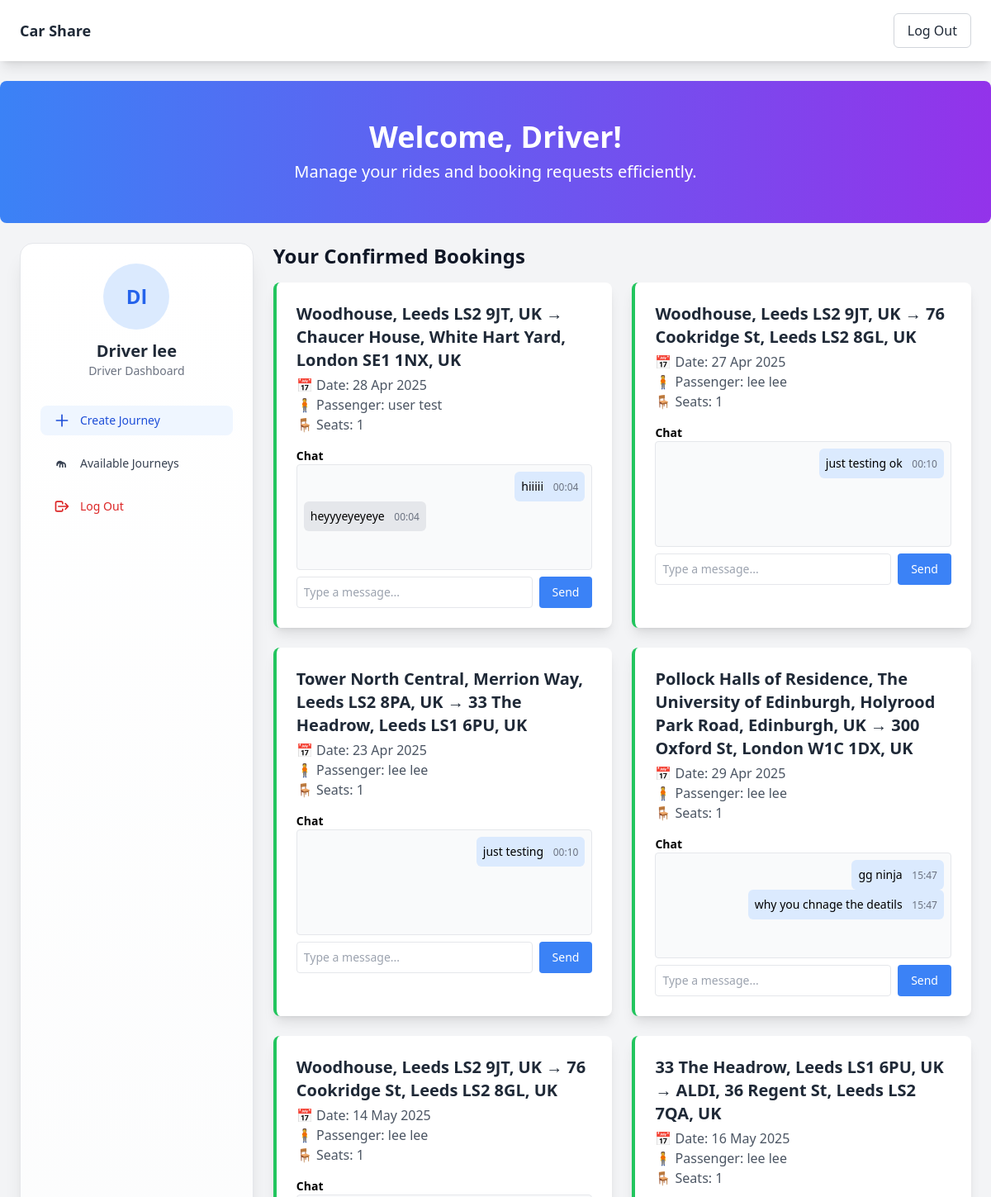
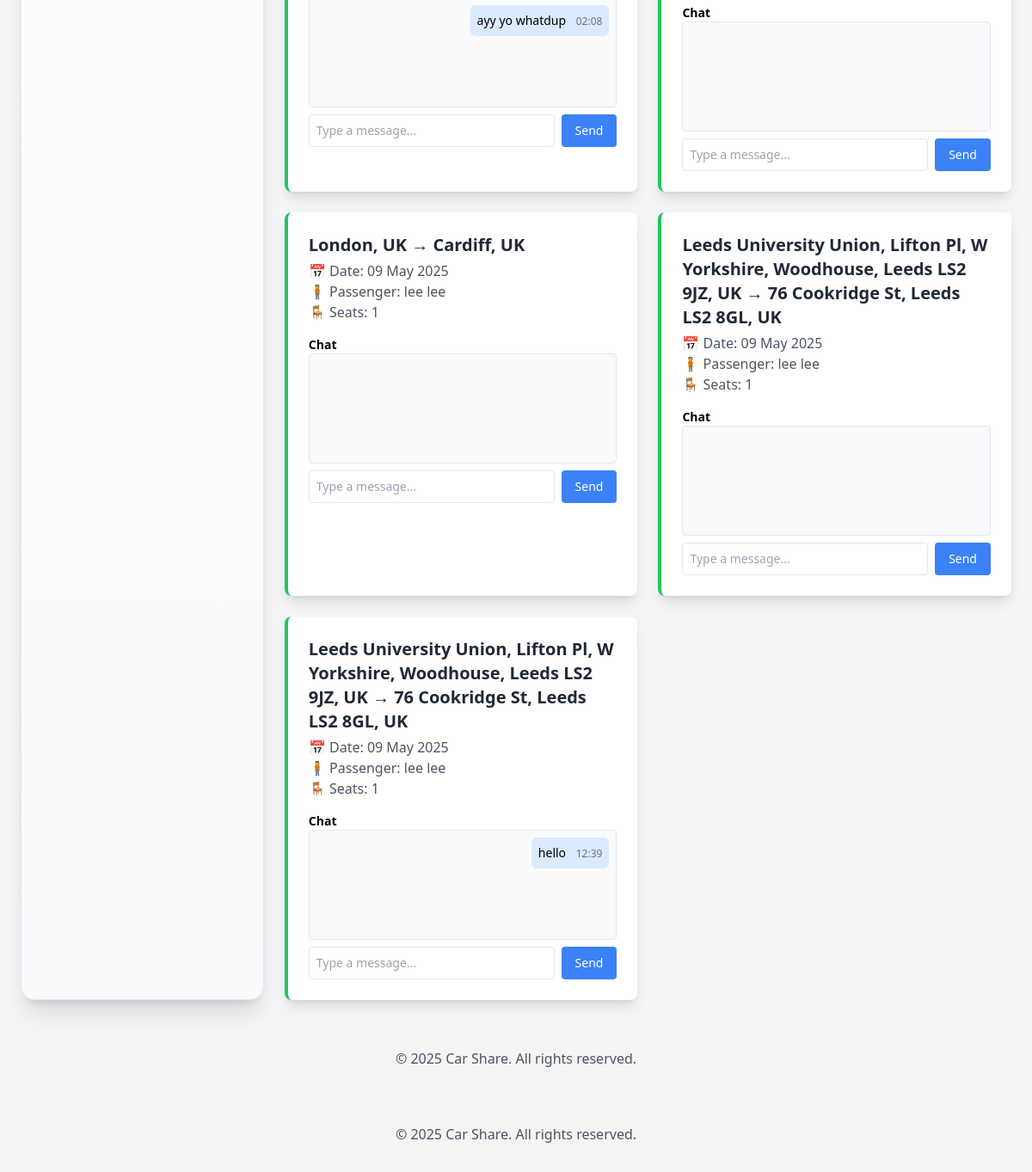
Screenshot of /driver_dashboard (signed in) with the database file from the repository (2 pictures, top to bottom).
### app/models.py (models this page shows, shortened)
class User(UserMixin, db.Model):
    __tablename__ = 'users'
    id = db.Column(db.Integer, primary_key=True)
    firstname = db.Column(db.String(50))
    lastname = db.Column(db.String(50))
    email = db.Column(db.String, unique=True, nullable=False)
    password = db.Column(db.String, nullable=False)
    phone_number = db.Column(db.String)
    role = db.Column(db.Enum(UserRole), nullable=False)
    rating = db.Column(db.Float)
    journeys_created = db.relationship('Journey', foreign_keys='Journey.creator_id', backref='creator', lazy=True)
    journeys_driven = db.relationship('Journey', foreign_keys='Journey.driver_id', backref='driver', lazy=True)
    bookings = db.relationship('Booking', backref='user', lazy=True)
    ratings_given = db.relationship('Rating', foreign_keys='Rating.rater_id', backref='rater', lazy=True)
    ratings_received = db.relationship('Rating', foreign_keys='Rating.rated_user_id', backref='rated', lazy=True)
    sent_messages = db.relationship('Message', foreign_keys='Message.sender_id', backref='sender', lazy=True)
    received_messages = db.relationship('Message', foreign_keys='Message.recipient_id', backref='recipient', lazy=True)
    support_issues = db.relationship('SupportIssue', back_populates='user', lazy=True)
    payments = db.relationship('Payment', backref='user', lazy=True)
    stored_cards = db.relationship('StoredCard', backref='user', lazy=True)
    saved_routes = db.relationship(
        'SavedRoute',
        backref='user',
        lazy=True,
        cascade='all, delete-orphan'
    )

class Booking(db.Model):
    __tablename__ = 'bookings'
    id = db.Column(db.Integer, primary_key=True)
    journey_id = db.Column(db.Integer, db.ForeignKey('journeys.id'), nullable=False)
    user_id = db.Column(db.Integer, db.ForeignKey('users.id'), nullable=False)
    booking_date = db.Column(db.Date)
    passenger_count = db.Column(db.Integer)
    total_cost = db.Column(db.Float)
    booking_status = db.Column(db.String)
    cancellation_reason = db.Column(db.String)
    discount_id = db.Column(db.Integer, db.ForeignKey('discount_rules.id'), nullable=True)
    discount_amount = db.Column(db.Float, nullable=True)
    payment_status = db.Column(db.Enum(BookingPaymentStatus), nullable=False)
    passenger_notes = db.Column(db.String, nullable=True)
    ratings = db.relationship('Rating', backref='booking', lazy=True)
    support_issues = db.relationship('SupportIssue', back_populates='booking', lazy=True)
    payments = db.relationship('Payment', backref='booking', lazy=True)

class Journey(db.Model):
    __tablename__ = 'journeys'
    id = db.Column(db.Integer, primary_key=True)
    creator_id = db.Column(db.Integer, db.ForeignKey('users.id'), nullable=False)
    driver_id = db.Column(db.Integer, db.ForeignKey('users.id'))
    start_location = db.Column(db.String(100), nullable=False)
    end_location = db.Column(db.String(100), nullable=False)
    journey_date = db.Column(db.Date, nullable=False)
    journey_time = db.Column(db.Time, nullable=False)
    is_recurring = db.Column(db.Boolean, default=False)
    recurring_days = db.Column(db.String(100))  # comma-separated days
    available_seats = db.Column(db.Integer, nullable=False, default=1)
    journey_status = db.Column(db.String(20), default='active')
    support_issues = db.relationship('SupportIssue', back_populates='journey', lazy=True)
    bookings = db.relationship('Booking', backref='journey', lazy=True)
    messages = db.relationship('Message', backref='journey', lazy=True)

class ChatMessage(db.Model):
    __tablename__ = 'chat_messages'
    id = db.Column(db.Integer, primary_key=True)
    booking_id = db.Column(db.Integer, db.ForeignKey('bookings.id'), nullable=False)
    sender_id = db.Column(db.Integer, db.ForeignKey('users.id'), nullable=False)
    message_text = db.Column(db.Text, nullable=False)
    timestamp = db.Column(db.DateTime, default=datetime.utcnow)
    booking = db.relationship(
        'Booking',
        backref=db.backref(
            'chat_messages',
            lazy=True,
            cascade="all, delete-orphan",
            passive_deletes=True
        )
    )
    sender = db.relationship('User', backref=db.backref('chat_chat_messages', lazy=True))

### app/__init__.py (the view)
@app.route('/driver_dashboard')
@login_required
def driver_dashboard():
    if current_user.role != UserRole.driver:
        flash("Access denied.", "danger")
        return redirect(url_for('index'))
    journeys = Journey.query.filter_by(driver_id=current_user.id).all()
    confirmed_bookings = Booking.query.options(
        joinedload(Booking.user), joinedload(Booking.journey)
    ).join(Journey).filter(
        Journey.driver_id == current_user.id,
        Booking.booking_status == 'confirmed'
    ).all()
    pending_bookings = Booking.query.options(
        joinedload(Booking.user), joinedload(Booking.journey)
    ).join(Journey).filter(
        Journey.driver_id == current_user.id,
        Booking.booking_status == 'pending'
    ).all()
    return render_template(
        'driver.html',
        journeys=journeys,
        confirmed_bookings=confirmed_bookings,
        pending_bookings=pending_bookings
    )

### app/__init__.py (called while the page is built)
@login_manager.user_loader
def load_user(user_id):
    return User.query.get(int(user_id))

### app/templates/driver.html (shortened to what this page needs)
{% extends "base.html" %}
{% block content %}
<header class="py-12 bg-gradient-to-r from-blue-500 to-purple-600 text-center text-white rounded-lg w-full max-w-7xl mx-auto mt-6">
    <h2 class="text-4xl font-bold">Welcome, {{ current_user.firstname }}!</h2>
    <p class="text-xl mt-2">Manage your rides and booking requests efficiently.</p>
</header>
<div class="max-w-7xl mx-auto px-6 mt-6 flex flex-col md:flex-row gap-6">
<aside class="w-full md:w-1/4 bg-gradient-to-b from-white to-gray-50 shadow-xl rounded-2xl p-6 space-y-8 border border-gray-200">
    <div class="text-center">
      <div class="w-20 h-20 mx-auto mb-3 bg-blue-100 rounded-full flex items-center justify-center text-blue-600 text-2xl font-bold">
        {{ current_user.firstname[0] }}{{ current_user.lastname[0] }}
      </div>
      <h3 class="text-xl font-bold text-gray-800">{{ current_user.firstname }} {{ current_user.lastname }}</h3>
      <p class="text-sm text-gray-500">Driver Dashboard</p>
    </div>
    <nav class="flex flex-col gap-4 text-sm font-medium">
      <a href="{{ url_for('create_journey') }}" class="flex items-center gap-3 px-4 py-2 rounded-lg bg-blue-50 text-blue-700 hover:bg-blue-100 transition">
        <svg class="w-5 h-5" fill="none" stroke="currentColor" stroke-width="2" viewBox="0 0 24 24">
          <path stroke-linecap="round" stroke-linejoin="round" d="M12 4v16m8-8H4"/>
        </svg>
        Create Journey
      </a>
      <a href="{{ url_for('available_journeys') }}" class="flex items-center gap-3 px-4 py-2 rounded-lg text-gray-700 hover:bg-gray-100 transition">
        <svg class="w-5 h-5" fill="none" stroke="currentColor" stroke-width="2" viewBox="0 0 24 24">
          <path stroke-linecap="round" stroke-linejoin="round" d="M9 17v-2a4 4 0 018 0v2m-4-4a4 4 0 10-8 0v2a4 4 0 018 0v2"/>
        </svg>
        Available Journeys
      </a>
      <a href="{{ url_for('logout') }}" class="flex items-center gap-3 px-4 py-2 rounded-lg text-red-600 hover:bg-red-50 transition">
        <svg class="w-5 h-5" fill="none" stroke="currentColor" stroke-width="2" viewBox="0 0 24 24">
          <path stroke-linecap="round" stroke-linejoin="round" d="M17 16l4-4m0 0l-4-4m4 4H7m6 4v1a2 2 0 01-2 2H5a2 2 0 01-2-2V7a2 2 0 012-2h6a2 2 0 012 2v1"/>
        </svg>
        Log Out
      </a>
    </nav>
  </aside>
    <main class="w-full md:w-3/4 space-y-12">
        <section>
            <h3 class="text-2xl font-bold text-gray-900 mb-4">Your Confirmed Bookings</h3>
            {% if confirmed_bookings %}
            <div class="grid grid-cols-1 md:grid-cols-2 gap-6">
                {% for booking in confirmed_bookings %}
                <div class="bg-white p-6 rounded-lg shadow-lg border-l-4 border-green-500">
                    <h4 class="text-xl font-semibold text-gray-800">{{ booking.journey.start_location }} → {{ booking.journey.end_location }}</h4>
                    <p class="text-gray-600 mt-1">📅 Date: {{ booking.journey.journey_date.strftime('%d %b %Y') }}</p>
                    <p class="text-gray-600">🧍‍ Passenger: {{ booking.user.firstname }} {{ booking.user.lastname }}</p>
                    <p class="text-gray-600">🪑 Seats: {{ booking.passenger_count }}</p>
                    <div class="mt-4">
                      <h4 class="text-sm font-semibold">Chat</h4>
                      <div id="chat-box-{{ booking.id }}" class="border h-32 overflow-y-auto p-2 bg-gray-50 text-sm rounded">
                        {% for message in booking.chat_messages %}
                          <div class="{{ 'text-right' if message.sender_id == current_user.id else 'text-left' }}">
                            <div class="inline-block {{ 'bg-blue-100' if message.sender_id == current_user.id else 'bg-gray-200' }} p-2 rounded-md">
                              {{ message.message_text }} <span class="ml-2 text-xs text-gray-500">{{ message.timestamp.strftime('%H:%M') }}</span>
                            </div>
                          </div>
                        {% endfor %}
                      </div>
                      <div class="mt-2 flex">
                        <input id="chat-input-{{ booking.id }}" class="flex-1 border p-2 rounded text-sm" placeholder="Type a message...">
                        <button class="ml-2 px-4 bg-blue-500 text-white rounded text-sm" onclick="sendModalMessage({{ booking.id }})">Send</button>
                      </div>
                    </div>
                </div>
                {% endfor %}
            </div>
            {% else %}
            <p class="text-gray-500 italic">No confirmed journeys yet.</p>
            {% endif %}
        </section>
    </main>
</div>
<footer class="bg-gray-100 py-8 text-center mt-6 rounded-lg">
    <p class="text-gray-600">&copy; 2025 Car Share. All rights reserved.</p>
</footer>
{% endblock %}

### app/templates/base.html (shortened to what this page needs)
<!DOCTYPE html>
<html lang="en">
<head>
  <script src="https://cdn.tailwindcss.com"></script>
</head>
<body class="bg-gray-100">
  {% block hide_nav %}
  <nav class="bg-white shadow-lg w-full">
    <div class="max-w-7xl mx-auto px-6 py-4 flex justify-between items-center">
      <a href="{{ url_for('index') }}" class="flex items-center space-x-2">
        <span class="text-lg font-semibold text-gray-800">Car Share</span>
      </a>
      <div class="hidden md:flex space-x-3">
        {% if current_user.is_authenticated %}
        <a href="{{ url_for('logout') }}" class="px-4 py-2 text-gray-800 border border-gray-300 rounded-md hover:bg-gray-100">Log Out</a>
        {% else %}
        <a href="{{ url_for('login') }}" class="px-4 py-2 text-gray-800 border border-gray-300 rounded-md hover:bg-gray-100">Login</a>
        <a href="{{ url_for('register') }}" class="px-4 py-2 bg-blue-500 text-white rounded-md hover:bg-blue-600">Sign Up</a>
        {% endif %}
      </div>
    </div>
  </nav>
  {% endblock %}
  {% block content %}{% endblock %}
  {% block hide_footer %}
  <footer class="bg-gray-100 py-8 text-center">
    <p class="text-gray-600">&copy; 2025 Car Share. All rights reserved.</p>
  </footer>
  {% endblock %}
</body>
</html>

### rows the page displays
User: firstname "Driver", firstname "D", lastname "l", lastname "lee"
Booking: journey.start_location "Woodhouse, Leeds LS2 9JT, UK", journey.end_location "Chaucer House, White Hart Yard, London SE1 1NX, UK", journey.journey_date "28 Apr 2025", user.firstname "user", user.lastname "test", passenger_count "1"
ChatMessage: message_text "hiiiii", timestamp "00:04"
ChatMessage: message_text "heyyyeyeyeye", timestamp "00:04"
Booking: journey.start_location "Woodhouse, Leeds LS2 9JT, UK", journey.end_location "76 Cookridge St, Leeds LS2 8GL, UK", journey.journey_date "27 Apr 2025", user.firstname "lee", user.lastname "lee", passenger_count "1"
ChatMessage: message_text "just testing ok", timestamp "00:10"
Booking: journey.start_location "Tower North Central, Merrion Way, Leeds LS2 8PA, UK", journey.end_location "33 The Headrow, Leeds LS1 6PU, UK", journey.journey_date "23 Apr 2025", user.firstname "lee", user.lastname "lee", passenger_count "1"
ChatMessage: message_text "just testing", timestamp "00:10"
Booking: journey.start_location "Pollock Halls of Residence, The University of Edinburgh, Holyrood Park Road, Edinburgh, UK", journey.end_location "300 Oxford St, London W1C 1DX, UK", journey.journey_date "29 Apr 2025", user.firstname "lee", user.lastname "lee", passenger_count "1"
ChatMessage: message_text "gg ninja", timestamp "15:47"
ChatMessage: message_text "why you chnage the deatils", timestamp "15:47"
Booking: journey.start_location "Woodhouse, Leeds LS2 9JT, UK", journey.end_location "76 Cookridge St, Leeds LS2 8GL, UK", journey.journey_date "14 May 2025", user.firstname "lee", user.lastname "lee", passenger_count "1"
ChatMessage: message_text "ayy yo whatdup", timestamp "02:08"
Booking: journey.start_location "33 The Headrow, Leeds LS1 6PU, UK", journey.end_location "ALDI, 36 Regent St, Leeds LS2 7QA, UK", journey.journey_date "16 May 2025", user.firstname "lee", user.lastname "lee", passenger_count "1"
Booking: journey.start_location "London, UK", journey.end_location "Cardiff, UK", journey.journey_date "09 May 2025", user.firstname "lee", user.lastname "lee", passenger_count "1"
Booking: journey.start_location "Leeds University Union, Lifton Pl, W Yorkshire, Woodhouse, Leeds LS2 9JZ, UK", journey.end_location "76 Cookridge St, Leeds LS2 8GL, UK", journey.journey_date "09 May 2025", user.firstname "lee", user.lastname "lee", passenger_count "1"
Booking: journey.start_location "Leeds University Union, Lifton Pl, W Yorkshire, Woodhouse, Leeds LS2 9JZ, UK", journey.end_location "76 Cookridge St, Leeds LS2 8GL, UK", journey.journey_date "09 May 2025", user.firstname "lee", user.lastname "lee", passenger_count "1"
ChatMessage: message_text "hello", timestamp "12:39"
